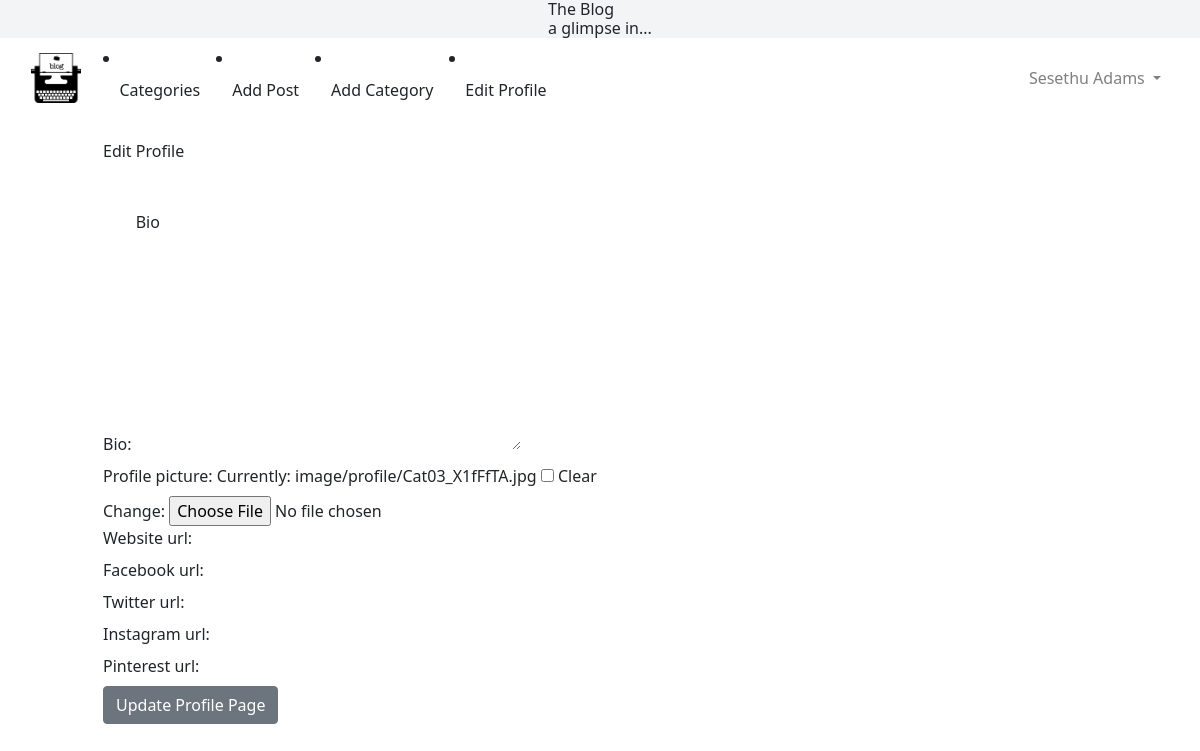
The app's page /users/1/edit_profile/, older data.
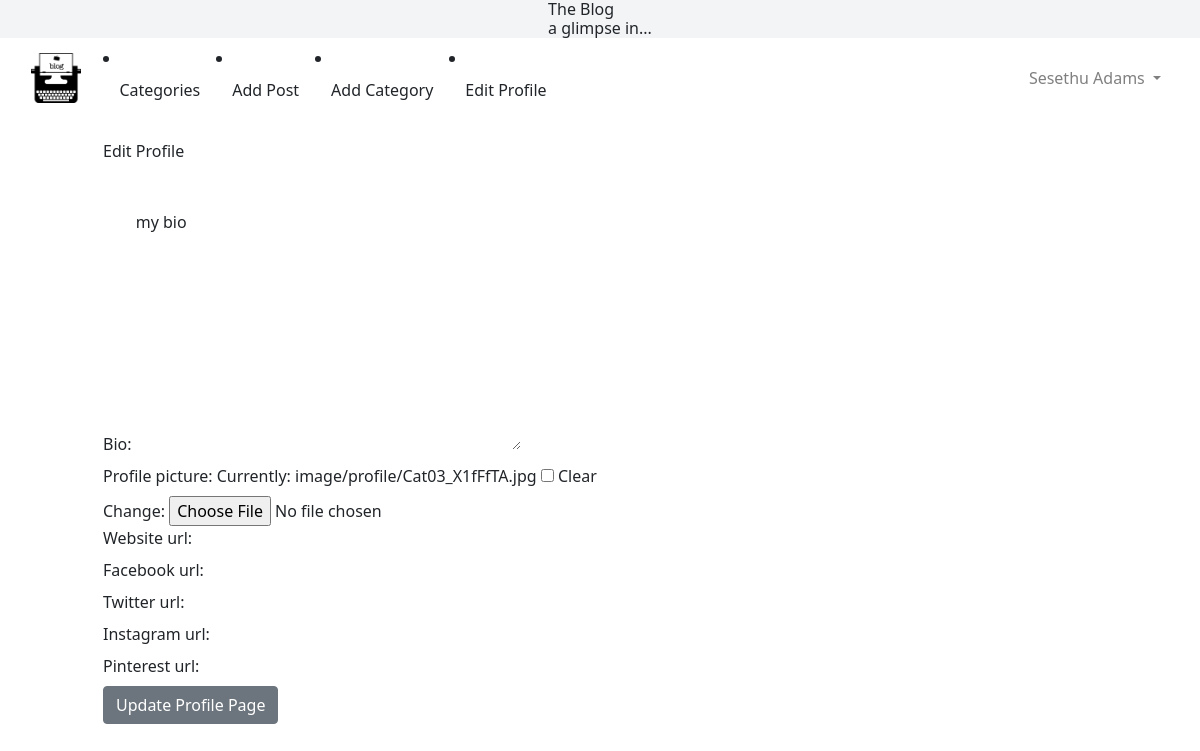
The same page, newer data.
### startblog/models.py (models this page shows, shortened)
class User(AbstractUser):
    bio = models.TextField()
    profile_picture = models.ImageField(
        null=True, blank=True, upload_to="images/profile/"
    )
    website_url = models.URLField(max_length=255, null=True, blank=True)
    facebook_url = models.URLField(max_length=255, null=True, blank=True)
    twitter_url = models.URLField(max_length=255, null=True, blank=True)
    instagram_url = models.URLField(max_length=255, null=True, blank=True)
    pinterest_url = models.URLField(max_length=255, null=True, blank=True)

### users/views.py (the view)
# urls.py: path("<int:pk>/edit_profile/", EditProfilePage.as_view(), name="edit_profile_info"),
class EditProfilePage(generic.UpdateView):
    model = User
    template_name = "registration/edit_profile_info.html"
    fields = [
        "bio",
        "profile_picture",
        "website_url",
        "facebook_url",
        "twitter_url",
        "instagram_url",
        "pinterest_url",
    ]
    success_url = reverse_lazy("blog:home")

### templates/registration/edit_profile_info.html (shortened to what this page needs)
{% extends 'base.html' %}
{% block content %}
{% if user.is_authenticated %}
    {% if user.id == user.id%}
        <h1>Edit Profile</h1>
        <br /><br />
        <div class="form-group" enctype="multipart/form-data">
            <form method="POST">
                {{ form.as_p }}
                <button class="btn btn-secondary">Update Profile Page</button>
                </form>
        </div>
        {% else %}
        You are not allowed here! (and you know it...)
        {% endif %}
{% else %}
You are not the correct user to edit this page.
{% endif %}
{%endblock%}

### templates/base.html (shortened to what this page needs)
<!doctype html>
<html lang="en">
<head>
  <link rel="stylesheet" href="https://cdn.jsdelivr.net/npm/bootstrap@4.3.1/dist/css/bootstrap.min.css"
>
  <link rel="stylesheet" href="https://cdn.jsdelivr.net/npm/bootstrap@4.3.1/dist/css/bootstrap.min.css"
>
  <link rel="stylesheet" href="https://unpkg.com/tailwindcss@2.2.19/dist/tailwind.min.css" />
  {%load static%}
</head>
<body>
  <div class="blog-container">
    <div class="flex justify-center bg-gray-100">
      <div class="flex self-center flex-column">
        <h1>The Blog</h1>
        <h1>a glimpse in...</h1>
      </div>
    </div>
    <nav class="navbar navbar-expand-lg navbar-light">
      <div class="container-fluid">
        <a class="navbar-brand" href="{% url 'blog:home' %}">
          <img src="{% static 'startblog/images/icon.png' %}" class=" img-icon"></a>
        {% if category_menu %}
        <div class="collapse navbar-collapse" id="navbarSupportedContent">
          <ul class="navbar-nav mr-auto">
            <li class="nav-item dropdown">
              <a class="nav-link dropdown-toggle" href="#" id="navbarDropdown" role="button" data-toggle="dropdown"
                aria-haspopup="true" aria-expanded="false">
                Categories
              </a>
              <div class="dropdown-menu" aria-labelledby="navbarDropdown">
                {% for item in category_menu %}
                <a class="dropdown-item" href="{% url 'blog:category_post' item|slugify %}">
                  {{item}}
                </a>
                {% endfor %}
              </div>
            </li>
            {% else %}
            <li class="nav-item">
              <a class="nav-link" href="{% url 'blog:category_list' %}">Categories</a>
            </li>
            {% endif %}
            {% if user.is_authenticated %}
            <li class="nav-item">
              <a class="nav-link" href="{% url 'blog:add_post' %}">Add Post</a>
            </li>
            <li class="nav-item">
              <a class="nav-link" href="{% url 'blog:add_category' %}">Add Category</a>
            </li>
            <li class="nav-item">
              <a class="nav-link" href="{% url 'users:edit_profile' %}">Edit Profile</a>
            </li>
            {% endif %}
          {% if user.is_authenticated %}
          <ul class="navbar-nav ml-auto">
            <li class="nav-item dropdown">
              <a class="nav-link dropdown-toggle" href="#" id="navbarDropdown" role="button" data-toggle="dropdown"
                aria-haspopup="true" aria-expanded="false">
                {{ user.first_name }} {{ user.last_name}}
              </a>
            </li>
          </ul>
          {% endif %}
        </div>
      </div>
    <br />
    <div class="container">
      {% block content %}
      {% endblock %}
    </div>
</body>
</html>

Row changes from the older to the newer data that the page shows:
changed User "Sesethu": bio "Bio" → "my bio"
